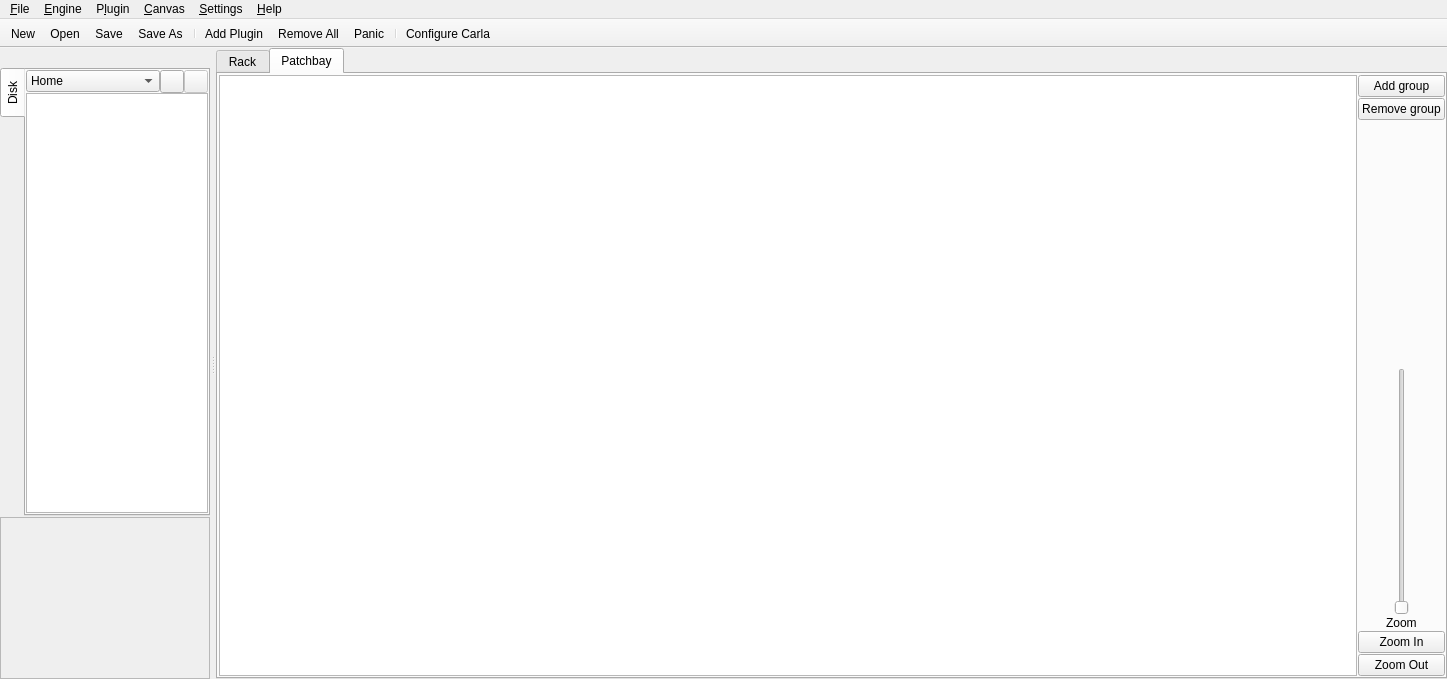
<?xml version="1.0" encoding="UTF-8"?>
<ui version="4.0">
 <class>CarlaHostW</class>
 <widget class="QMainWindow" name="CarlaHostW">
  <property name="geometry">
   <rect>
    <x>0</x>
    <y>0</y>
    <width>1447</width>
    <height>679</height>
   </rect>
  </property>
  <property name="windowTitle">
   <string>MainWindow</string>
  </property>
  <widget class="QWidget" name="centralwidget">
   <layout class="QHBoxLayout" name="horizontalLayout_3">
    <property name="spacing">
     <number>0</number>
    </property>
    <property name="leftMargin">
     <number>0</number>
    </property>
    <property name="topMargin">
     <number>0</number>
    </property>
    <property name="rightMargin">
     <number>0</number>
    </property>
    <property name="bottomMargin">
     <number>0</number>
    </property>
    <item>
     <widget class="QTabWidget" name="tabWidget">
      <property name="currentIndex">
       <number>1</number>
      </property>
      <widget class="QWidget" name="rack">
       <attribute name="title">
        <string>Rack</string>
       </attribute>
       <layout class="QHBoxLayout" name="horizontalLayout_2">
        <property name="spacing">
         <number>0</number>
        </property>
        <property name="leftMargin">
         <number>0</number>
        </property>
        <property name="topMargin">
         <number>0</number>
        </property>
        <property name="rightMargin">
         <number>0</number>
        </property>
        <property name="bottomMargin">
         <number>1</number>
        </property>
        <item>
         <widget class="QLabel" name="pad_left">
          <property name="minimumSize">
           <size>
            <width>25</width>
            <height>0</height>
           </size>
          </property>
          <property name="maximumSize">
           <size>
            <width>25</width>
            <height>16777215</height>
           </size>
          </property>
          <property name="text">
           <string/>
          </property>
         </widget>
        </item>
        <item>
         <widget class="RackListWidget" name="listWidget">
          <property name="verticalScrollBarPolicy">
           <enum>Qt::ScrollBarAlwaysOff</enum>
          </property>
          <property name="horizontalScrollBarPolicy">
           <enum>Qt::ScrollBarAlwaysOff</enum>
          </property>
         </widget>
        </item>
        <item>
         <widget class="QLabel" name="pad_right">
          <property name="minimumSize">
           <size>
            <width>25</width>
            <height>0</height>
           </size>
          </property>
          <property name="maximumSize">
           <size>
            <width>25</width>
            <height>16777215</height>
           </size>
          </property>
          <property name="text">
           <string/>
          </property>
         </widget>
        </item>
        <item>
         <widget class="QScrollBar" name="rackScrollBar">
          <property name="orientation">
           <enum>Qt::Vertical</enum>
          </property>
         </widget>
        </item>
       </layout>
      </widget>
      <widget class="QWidget" name="patchbay">
       <attribute name="title">
        <string>Patchbay</string>
       </attribute>
       <layout class="QGridLayout" name="gridLayout">
        <property name="leftMargin">
         <number>0</number>
        </property>
        <property name="topMargin">
         <number>0</number>
        </property>
        <property name="rightMargin">
         <number>0</number>
        </property>
        <property name="bottomMargin">
         <number>1</number>
        </property>
        <property name="spacing">
         <number>1</number>
        </property>
        <item row="2" column="0">
         <widget class="DigitalPeakMeter" name="peak_in" native="true"/>
        </item>
        <item row="2" column="5">
         <layout class="QVBoxLayout" name="side_buttons">
          <item>
           <widget class="QPushButton" name="add_group">
            <property name="text">
             <string>Add group</string>
            </property>
           </widget>
          </item>
          <item>
           <widget class="QPushButton" name="remove_group">
            <property name="text">
             <string>Remove group</string>
            </property>
           </widget>
          </item>
          <item>
           <spacer name="verticalSpacer">
            <property name="orientation">
             <enum>Qt::Vertical</enum>
            </property>
            <property name="sizeHint" stdset="0">
             <size>
              <width>20</width>
              <height>40</height>
             </size>
            </property>
           </spacer>
          </item>
          <item alignment="Qt::AlignHCenter">
           <widget class="QSlider" name="zoom_slider">
            <property name="orientation">
             <enum>Qt::Vertical</enum>
            </property>
           </widget>
          </item>
          <item alignment="Qt::AlignHCenter">
           <widget class="QLabel" name="zoom">
            <property name="text">
             <string>Zoom</string>
            </property>
           </widget>
          </item>
          <item>
           <widget class="QPushButton" name="zoom_in">
            <property name="text">
             <string>Zoom In</string>
            </property>
           </widget>
          </item>
          <item>
           <widget class="QPushButton" name="zoom_out">
            <property name="text">
             <string>Zoom Out</string>
            </property>
           </widget>
          </item>
         </layout>
        </item>
        <item row="1" column="5">
         <widget class="DigitalPeakMeter" name="peak_out" native="true">
          <zorder>remove_group</zorder>
         </widget>
        </item>
        <item row="2" column="1">
         <widget class="QGraphicsView" name="graphicsView"/>
        </item>
       </layout>
      </widget>
     </widget>
    </item>
   </layout>
  </widget>
  <widget class="QMenuBar" name="menubar">
   <property name="geometry">
    <rect>
     <x>0</x>
     <y>0</y>
     <width>1447</width>
     <height>26</height>
    </rect>
   </property>
   <widget class="QMenu" name="menu_File">
    <property name="title">
     <string>&amp;File</string>
    </property>
    <addaction name="act_file_new"/>
    <addaction name="act_file_open"/>
    <addaction name="act_file_save"/>
    <addaction name="act_file_save_as"/>
    <addaction name="separator"/>
    <addaction name="act_file_quit"/>
   </widget>
   <widget class="QMenu" name="menu_Engine">
    <property name="title">
     <string>&amp;Engine</string>
    </property>
    <addaction name="act_engine_start"/>
    <addaction name="act_engine_stop"/>
   </widget>
   <widget class="QMenu" name="menu_Plugin">
    <property name="title">
     <string>P&amp;lugin</string>
    </property>
    <widget class="QMenu" name="menu_PluginMacros">
     <property name="title">
      <string>&amp;Macros (all plugins)</string>
     </property>
     <addaction name="act_plugins_enable"/>
     <addaction name="act_plugins_disable"/>
     <addaction name="separator"/>
     <addaction name="act_plugins_volume100"/>
     <addaction name="act_plugins_mute"/>
     <addaction name="separator"/>
     <addaction name="act_plugins_wet100"/>
     <addaction name="act_plugins_bypass"/>
     <addaction name="separator"/>
     <addaction name="act_plugins_center"/>
    </widget>
    <addaction name="act_plugin_add"/>
    <addaction name="act_plugin_remove_all"/>
    <addaction name="separator"/>
    <addaction name="menu_PluginMacros"/>
   </widget>
   <widget class="QMenu" name="menu_Canvas">
    <property name="title">
     <string>&amp;Canvas</string>
    </property>
    <widget class="QMenu" name="menu_Canvas_Zoom">
     <property name="title">
      <string>&amp;Zoom</string>
     </property>
     <addaction name="act_canvas_zoom_fit"/>
     <addaction name="separator"/>
     <addaction name="act_canvas_zoom_in"/>
     <addaction name="act_canvas_zoom_out"/>
     <addaction name="act_canvas_zoom_100"/>
    </widget>
    <addaction name="act_canvas_show_internal"/>
    <addaction name="act_canvas_show_external"/>
    <addaction name="separator"/>
    <addaction name="act_canvas_arrange"/>
    <addaction name="act_canvas_refresh"/>
    <addaction name="menu_Canvas_Zoom"/>
    <addaction name="separator"/>
    <addaction name="act_canvas_print"/>
    <addaction name="act_canvas_save_image"/>
   </widget>
   <widget class="QMenu" name="menu_Settings">
    <property name="title">
     <string>&amp;Settings</string>
    </property>
    <addaction name="act_settings_show_time_panel"/>
    <addaction name="act_settings_show_toolbar"/>
    <addaction name="act_settings_show_meters"/>
    <addaction name="act_settings_show_keyboard"/>
    <addaction name="separator"/>
    <addaction name="act_settings_configure"/>
   </widget>
   <widget class="QMenu" name="menu_Help">
    <property name="title">
     <string>&amp;Help</string>
    </property>
    <addaction name="act_help_about"/>
    <addaction name="act_help_about_juce"/>
    <addaction name="act_help_about_qt"/>
   </widget>
   <addaction name="menu_File"/>
   <addaction name="menu_Engine"/>
   <addaction name="menu_Plugin"/>
   <addaction name="menu_Canvas"/>
   <addaction name="menu_Settings"/>
   <addaction name="menu_Help"/>
  </widget>
  <widget class="QToolBar" name="toolBar">
   <property name="windowTitle">
    <string>toolBar</string>
   </property>
   <property name="movable">
    <bool>false</bool>
   </property>
   <property name="allowedAreas">
    <set>Qt::NoToolBarArea</set>
   </property>
   <property name="toolButtonStyle">
    <enum>Qt::ToolButtonTextBesideIcon</enum>
   </property>
   <attribute name="toolBarArea">
    <enum>TopToolBarArea</enum>
   </attribute>
   <attribute name="toolBarBreak">
    <bool>false</bool>
   </attribute>
   <addaction name="act_file_new"/>
   <addaction name="act_file_open"/>
   <addaction name="act_file_save"/>
   <addaction name="act_file_save_as"/>
   <addaction name="separator"/>
   <addaction name="act_plugin_add2"/>
   <addaction name="act_plugin_remove_all"/>
   <addaction name="act_plugins_panic"/>
   <addaction name="separator"/>
   <addaction name="act_settings_configure"/>
  </widget>
  <widget class="QDockWidget" name="dockWidget">
   <property name="features">
    <set>QDockWidget::NoDockWidgetFeatures</set>
   </property>
   <property name="allowedAreas">
    <set>Qt::NoDockWidgetArea</set>
   </property>
   <attribute name="dockWidgetArea">
    <number>1</number>
   </attribute>
   <widget class="QWidget" name="dockWidgetContents">
    <layout class="QVBoxLayout" name="verticalLayout">
     <property name="spacing">
      <number>0</number>
     </property>
     <property name="leftMargin">
      <number>0</number>
     </property>
     <property name="topMargin">
      <number>1</number>
     </property>
     <property name="rightMargin">
      <number>0</number>
     </property>
     <property name="bottomMargin">
      <number>0</number>
     </property>
     <item>
      <layout class="QVBoxLayout" name="verticalLayout_4">
       <property name="spacing">
        <number>1</number>
       </property>
       <item>
        <widget class="QTabWidget" name="tabUtils">
         <property name="sizePolicy">
          <sizepolicy hsizetype="Ignored" vsizetype="Expanding">
           <horstretch>0</horstretch>
           <verstretch>0</verstretch>
          </sizepolicy>
         </property>
         <property name="minimumSize">
          <size>
           <width>210</width>
           <height>0</height>
          </size>
         </property>
         <property name="acceptDrops">
          <bool>false</bool>
         </property>
         <property name="tabPosition">
          <enum>QTabWidget::West</enum>
         </property>
         <property name="currentIndex">
          <number>0</number>
         </property>
         <widget class="QWidget" name="disk">
          <property name="acceptDrops">
           <bool>false</bool>
          </property>
          <attribute name="title">
           <string>Disk</string>
          </attribute>
          <layout class="QVBoxLayout" name="verticalLayout_3">
           <property name="spacing">
            <number>0</number>
           </property>
           <property name="leftMargin">
            <number>0</number>
           </property>
           <property name="topMargin">
            <number>0</number>
           </property>
           <property name="rightMargin">
            <number>0</number>
           </property>
           <property name="bottomMargin">
            <number>1</number>
           </property>
           <item>
            <layout class="QHBoxLayout" name="horizontalLayout">
             <item>
              <widget class="QComboBox" name="cb_disk">
               <item>
                <property name="text">
                 <string>Home</string>
                </property>
               </item>
              </widget>
             </item>
             <item>
              <widget class="QToolButton" name="b_disk_add">
               <property name="text">
                <string/>
               </property>
               <property name="icon">
                <iconset resource="../resources.qrc">
                 <normaloff>:/16x16/list-add.png</normaloff>:/16x16/list-add.png</iconset>
               </property>
              </widget>
             </item>
             <item>
              <widget class="QToolButton" name="b_disk_remove">
               <property name="enabled">
                <bool>false</bool>
               </property>
               <property name="text">
                <string/>
               </property>
               <property name="icon">
                <iconset resource="../resources.qrc">
                 <normaloff>:/16x16/list-remove.png</normaloff>:/16x16/list-remove.png</iconset>
               </property>
              </widget>
             </item>
            </layout>
           </item>
           <item>
            <widget class="QTreeView" name="fileTreeView">
             <property name="editTriggers">
              <set>QAbstractItemView::NoEditTriggers</set>
             </property>
             <property name="dragEnabled">
              <bool>true</bool>
             </property>
             <property name="dragDropMode">
              <enum>QAbstractItemView::DragOnly</enum>
             </property>
            </widget>
           </item>
          </layout>
         </widget>
        </widget>
       </item>
       <item>
        <widget class="CanvasPreviewFrame" name="miniCanvasPreview">
         <property name="minimumSize">
          <size>
           <width>210</width>
           <height>162</height>
          </size>
         </property>
         <property name="maximumSize">
          <size>
           <width>16777215</width>
           <height>162</height>
          </size>
         </property>
         <property name="acceptDrops">
          <bool>false</bool>
         </property>
         <property name="frameShape">
          <enum>QFrame::StyledPanel</enum>
         </property>
         <property name="frameShadow">
          <enum>QFrame::Sunken</enum>
         </property>
        </widget>
       </item>
      </layout>
     </item>
    </layout>
   </widget>
  </widget>
  <action name="act_file_new">
   <property name="icon">
    <iconset resource="../resources.qrc">
     <normaloff>:/16x16/document-new.png</normaloff>:/16x16/document-new.png</iconset>
   </property>
   <property name="text">
    <string>&amp;New</string>
   </property>
   <property name="shortcut">
    <string>Ctrl+N</string>
   </property>
  </action>
  <action name="act_file_open">
   <property name="icon">
    <iconset resource="../resources.qrc">
     <normaloff>:/16x16/document-open.png</normaloff>:/16x16/document-open.png</iconset>
   </property>
   <property name="text">
    <string>&amp;Open...</string>
   </property>
   <property name="shortcut">
    <string>Ctrl+O</string>
   </property>
  </action>
  <action name="act_file_save">
   <property name="icon">
    <iconset resource="../resources.qrc">
     <normaloff>:/16x16/document-save.png</normaloff>:/16x16/document-save.png</iconset>
   </property>
   <property name="text">
    <string>&amp;Save</string>
   </property>
   <property name="shortcut">
    <string>Ctrl+S</string>
   </property>
  </action>
  <action name="act_file_save_as">
   <property name="icon">
    <iconset resource="../resources.qrc">
     <normaloff>:/16x16/document-save-as.png</normaloff>:/16x16/document-save-as.png</iconset>
   </property>
   <property name="text">
    <string>Save &amp;As...</string>
   </property>
   <property name="shortcut">
    <string>Ctrl+Shift+S</string>
   </property>
  </action>
  <action name="act_file_quit">
   <property name="icon">
    <iconset resource="../resources.qrc">
     <normaloff>:/16x16/application-exit.png</normaloff>:/16x16/application-exit.png</iconset>
   </property>
   <property name="text">
    <string>&amp;Quit</string>
   </property>
   <property name="shortcut">
    <string>Ctrl+Q</string>
   </property>
  </action>
  <action name="act_engine_start">
   <property name="icon">
    <iconset resource="../resources.qrc">
     <normaloff>:/16x16/media-playback-start.png</normaloff>:/16x16/media-playback-start.png</iconset>
   </property>
   <property name="text">
    <string>&amp;Start</string>
   </property>
   <property name="shortcut">
    <string>F5</string>
   </property>
  </action>
  <action name="act_engine_stop">
   <property name="icon">
    <iconset resource="../resources.qrc">
     <normaloff>:/16x16/media-playback-stop.png</normaloff>:/16x16/media-playback-stop.png</iconset>
   </property>
   <property name="text">
    <string>St&amp;op</string>
   </property>
   <property name="shortcut">
    <string>F6</string>
   </property>
  </action>
  <action name="act_plugin_add">
   <property name="icon">
    <iconset resource="../resources.qrc">
     <normaloff>:/16x16/list-add.png</normaloff>:/16x16/list-add.png</iconset>
   </property>
   <property name="text">
    <string>&amp;Add...</string>
   </property>
   <property name="shortcut">
    <string>Ctrl+A</string>
   </property>
  </action>
  <action name="act_plugin_add2">
   <property name="icon">
    <iconset resource="../resources.qrc">
     <normaloff>:/16x16/list-add.png</normaloff>:/16x16/list-add.png</iconset>
   </property>
   <property name="text">
    <string>Add Plugin...</string>
   </property>
  </action>
  <action name="act_plugin_remove_all">
   <property name="icon">
    <iconset resource="../resources.qrc">
     <normaloff>:/16x16/edit-delete.png</normaloff>:/16x16/edit-delete.png</iconset>
   </property>
   <property name="text">
    <string>&amp;Remove All</string>
   </property>
  </action>
  <action name="act_plugins_enable">
   <property name="text">
    <string>&amp;Enable</string>
   </property>
  </action>
  <action name="act_plugins_disable">
   <property name="text">
    <string>&amp;Disable</string>
   </property>
  </action>
  <action name="act_plugins_bypass">
   <property name="text">
    <string>0% &amp;Wet (Bypass)</string>
   </property>
  </action>
  <action name="act_plugins_wet100">
   <property name="text">
    <string>100% Wet</string>
   </property>
  </action>
  <action name="act_plugins_mute">
   <property name="text">
    <string>&amp;0% Volume (Mute)</string>
   </property>
  </action>
  <action name="act_plugins_volume100">
   <property name="text">
    <string>&amp;100% Volume</string>
   </property>
  </action>
  <action name="act_plugins_center">
   <property name="text">
    <string>&amp;Center Balance</string>
   </property>
  </action>
  <action name="act_plugins_panic">
   <property name="icon">
    <iconset resource="../resources.qrc">
     <normaloff>:/16x16/dialog-warning.png</normaloff>:/16x16/dialog-warning.png</iconset>
   </property>
   <property name="text">
    <string>Panic</string>
   </property>
  </action>
  <action name="act_transport_play">
   <property name="checkable">
    <bool>true</bool>
   </property>
   <property name="icon">
    <iconset resource="../resources.qrc">
     <normaloff>:/16x16/media-playback-start.png</normaloff>:/16x16/media-playback-start.png</iconset>
   </property>
   <property name="text">
    <string>&amp;Play</string>
   </property>
   <property name="shortcut">
    <string>Ctrl+Shift+P</string>
   </property>
  </action>
  <action name="act_transport_stop">
   <property name="icon">
    <iconset resource="../resources.qrc">
     <normaloff>:/16x16/media-playback-stop.png</normaloff>:/16x16/media-playback-stop.png</iconset>
   </property>
   <property name="text">
    <string>&amp;Stop</string>
   </property>
   <property name="shortcut">
    <string>Ctrl+Shift+X</string>
   </property>
  </action>
  <action name="act_transport_backwards">
   <property name="icon">
    <iconset resource="../resources.qrc">
     <normaloff>:/16x16/media-seek-backward.png</normaloff>:/16x16/media-seek-backward.png</iconset>
   </property>
   <property name="text">
    <string>&amp;Backwards</string>
   </property>
   <property name="shortcut">
    <string>Ctrl+Shift+B</string>
   </property>
  </action>
  <action name="act_transport_forwards">
   <property name="icon">
    <iconset resource="../resources.qrc">
     <normaloff>:/16x16/media-seek-forward.png</normaloff>:/16x16/media-seek-forward.png</iconset>
   </property>
   <property name="text">
    <string>&amp;Forwards</string>
   </property>
   <property name="shortcut">
    <string>Ctrl+Shift+F</string>
   </property>
  </action>
  <action name="act_canvas_arrange">
   <property name="icon">
    <iconset resource="../resources.qrc">
     <normaloff>:/16x16/view-sort-ascending.png</normaloff>:/16x16/view-sort-ascending.png</iconset>
   </property>
   <property name="text">
    <string>&amp;Arrange</string>
   </property>
   <property name="shortcut">
    <string>Ctrl+G</string>
   </property>
  </action>
  <action name="act_canvas_refresh">
   <property name="icon">
    <iconset resource="../resources.qrc">
     <normaloff>:/16x16/view-refresh.png</normaloff>:/16x16/view-refresh.png</iconset>
   </property>
   <property name="text">
    <string>&amp;Refresh</string>
   </property>
   <property name="shortcut">
    <string>Ctrl+R</string>
   </property>
  </action>
  <action name="act_canvas_print">
   <property name="icon">
    <iconset resource="../resources.qrc">
     <normaloff>:/16x16/document-print.png</normaloff>:/16x16/document-print.png</iconset>
   </property>
   <property name="text">
    <string>&amp;Print...</string>
   </property>
  </action>
  <action name="act_canvas_save_image">
   <property name="text">
    <string>Save &amp;Image...</string>
   </property>
  </action>
  <action name="act_canvas_zoom_fit">
   <property name="icon">
    <iconset resource="../resources.qrc">
     <normaloff>:/16x16/zoom-fit-best.png</normaloff>:/16x16/zoom-fit-best.png</iconset>
   </property>
   <property name="text">
    <string>&amp;Auto-Fit</string>
   </property>
   <property name="shortcut">
    <string>Home</string>
   </property>
  </action>
  <action name="act_canvas_zoom_in">
   <property name="icon">
    <iconset resource="../resources.qrc">
     <normaloff>:/16x16/zoom-in.png</normaloff>:/16x16/zoom-in.png</iconset>
   </property>
   <property name="text">
    <string>&amp;Zoom In</string>
   </property>
   <property name="shortcut">
    <string>Ctrl++</string>
   </property>
  </action>
  <action name="act_canvas_zoom_out">
   <property name="icon">
    <iconset resource="../resources.qrc">
     <normaloff>:/16x16/zoom-out.png</normaloff>:/16x16/zoom-out.png</iconset>
   </property>
   <property name="text">
    <string>Zoom &amp;Out</string>
   </property>
   <property name="shortcut">
    <string>Ctrl+-</string>
   </property>
  </action>
  <action name="act_canvas_zoom_100">
   <property name="icon">
    <iconset resource="../resources.qrc">
     <normaloff>:/16x16/zoom-original.png</normaloff>:/16x16/zoom-original.png</iconset>
   </property>
   <property name="text">
    <string>Zoom &amp;100%</string>
   </property>
   <property name="shortcut">
    <string>Ctrl+1</string>
   </property>
  </action>
  <action name="act_settings_show_toolbar">
   <property name="checkable">
    <bool>true</bool>
   </property>
   <property name="text">
    <string>Show &amp;Toolbar</string>
   </property>
  </action>
  <action name="act_settings_configure">
   <property name="icon">
    <iconset resource="../resources.qrc">
     <normaloff>:/16x16/configure.png</normaloff>:/16x16/configure.png</iconset>
   </property>
   <property name="text">
    <string>&amp;Configure Carla</string>
   </property>
  </action>
  <action name="act_help_about">
   <property name="text">
    <string>&amp;About</string>
   </property>
  </action>
  <action name="act_help_about_qt">
   <property name="text">
    <string>About &amp;Qt</string>
   </property>
  </action>
  <action name="act_settings_show_meters">
   <property name="checkable">
    <bool>true</bool>
   </property>
   <property name="text">
    <string>Show Canvas &amp;Meters</string>
   </property>
  </action>
  <action name="act_settings_show_keyboard">
   <property name="checkable">
    <bool>true</bool>
   </property>
   <property name="text">
    <string>Show Canvas &amp;Keyboard</string>
   </property>
  </action>
  <action name="act_help_about_juce">
   <property name="text">
    <string>About &amp;JUCE</string>
   </property>
  </action>
  <action name="act_canvas_show_internal">
   <property name="checkable">
    <bool>true</bool>
   </property>
   <property name="text">
    <string>&amp;Show Internal</string>
   </property>
  </action>
  <action name="act_canvas_show_external">
   <property name="checkable">
    <bool>true</bool>
   </property>
   <property name="text">
    <string>Show &amp;External</string>
   </property>
  </action>
  <action name="act_settings_show_time_panel">
   <property name="checkable">
    <bool>true</bool>
   </property>
   <property name="text">
    <string>&amp;Show Time Panel</string>
   </property>
  </action>
 </widget>
 <customwidgets>
  <customwidget>
   <class>CanvasPreviewFrame</class>
   <extends>QFrame</extends>
   <header>canvaspreviewframe.h</header>
   <container>1</container>
  </customwidget>
  <customwidget>
   <class>DigitalPeakMeter</class>
   <extends>QWidget</extends>
   <header>digitalpeakmeter.h</header>
   <container>1</container>
  </customwidget>
  <customwidget>
   <class>RackListWidget</class>
   <extends>QListWidget</extends>
   <header>racklistwidget.h</header>
  </customwidget>
 </customwidgets>
 <resources>
  <include location="../resources.qrc"/>
 </resources>
 <connections>
  <connection>
   <sender>act_file_quit</sender>
   <signal>triggered()</signal>
   <receiver>CarlaHostW</receiver>
   <slot>close()</slot>
   <hints>
    <hint type="sourcelabel">
     <x>-1</x>
     <y>-1</y>
    </hint>
    <hint type="destinationlabel">
     <x>189</x>
     <y>34</y>
    </hint>
   </hints>
  </connection>
  <connection>
   <sender>act_settings_show_toolbar</sender>
   <signal>triggered(bool)</signal>
   <receiver>toolBar</receiver>
   <slot>setVisible(bool)</slot>
   <hints>
    <hint type="sourcelabel">
     <x>-1</x>
     <y>-1</y>
    </hint>
    <hint type="destinationlabel">
     <x>354</x>
     <y>35</y>
    </hint>
   </hints>
  </connection>
 </connections>
</ui>
